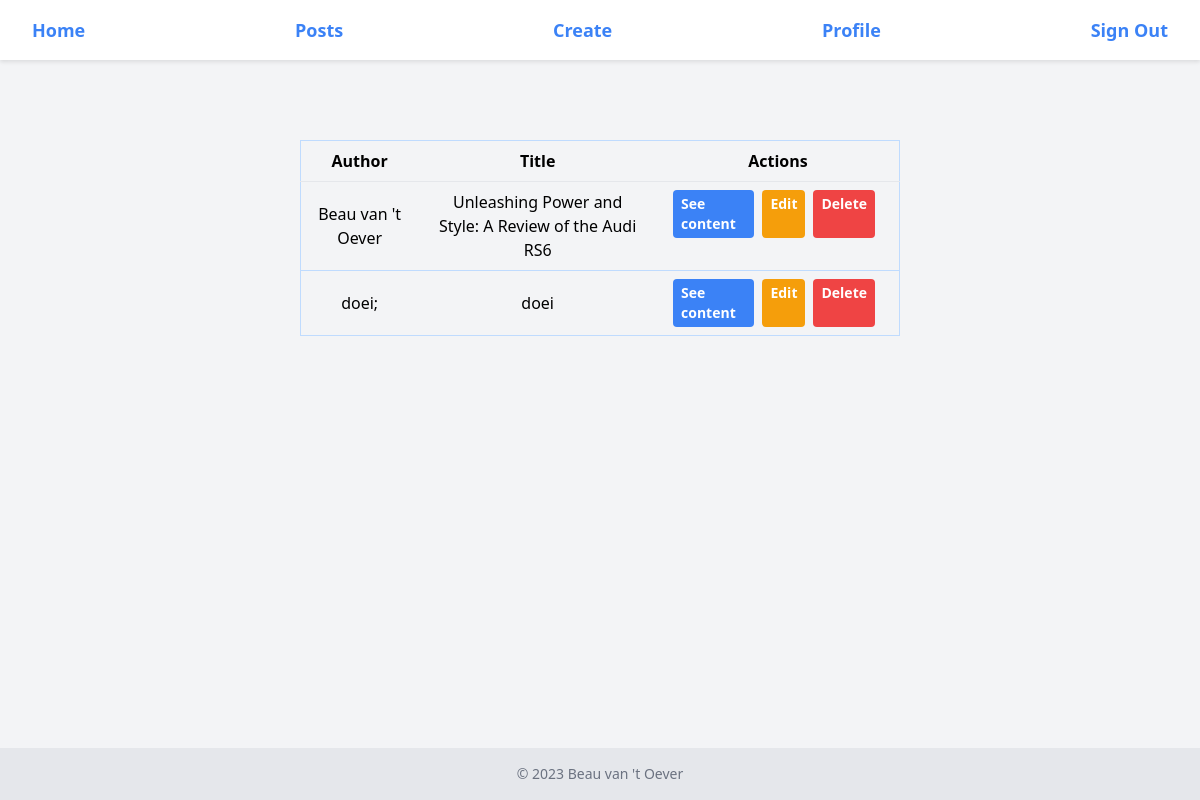
Screenshot of /index.php?controller=posts&action=index (signed in) with the database file from the repository.
### tables this page shows
CREATE TABLE `posts` (
  `id` int(11) NOT NULL,
  `author` varchar(255) NOT NULL,
  `content` text NOT NULL,
  `slug` varchar(255) DEFAULT NULL,
  `title` varchar(255) DEFAULT NULL,
  `created` timestamp NOT NULL DEFAULT CURRENT_TIMESTAMP,
  `updated` timestamp NOT NULL DEFAULT CURRENT_TIMESTAMP ON UPDATE CURRENT_TIMESTAMP
);

### index.php (called while the page is built, shortened)
<?php
if (isset($_GET['controller']) && isset($_GET['action'])) {
    $controller = $_GET['controller'];
    $action = $_GET['action'];
} else {
    $controller = 'pages';
    $action = 'home';
}
require_once('views/layout.php');
?>

### controllers/posts_controller.php (called while the page is built, shortened)
<?php
class PostsController {
    public function index() {
        $posts = Post::all();
        require_once('views/posts/index.php');
    }
}
?>

### models/post.php (called while the page is built, shortened)
<?php
class Post {
    public function __construct($id, $title, $slug, $created, $author, $content) {
        $this->id = $id;
        $this->title = $title;
        $this->author = $author;
    }
    public static function all() {
        $list = [];
        $db = Db::getInstance();
        $req = $db->query('SELECT * FROM posts');
        foreach ($req->fetchAll() as $post) {
            $list[] = new Post($post['id'], $post['title'], $post['slug'], $post['created'], $post['author'], $post['content']);
        }
        return $list;
    }
}

### views/posts/index.php (the view, shortened to what this page needs)
<div class="flex justify-center items-start pt-20">
    <div class="w-3/4 sm:w-1/2">
        <div class="overflow-x-auto">
            <table class="w-full table-auto border border-blue-200">
                <thead>
                    <tr>
                        <th class="py-2 px-4 border-b text-center">Author</th>
                        <th class="py-2 px-4 border-b text-center">Title</th>
                        <th class="py-2 px-4 border-b text-center">Actions</th>
                    </tr>
                </thead>
                <tbody>
                    <?php foreach ($posts as $post) { ?>
                        <tr class="border-b border-blue-200">
                            <td class="py-2 px-4 text-center"><?php echo $post->author; ?></td>
                            <td class="py-2 px-4 text-center"><?php echo $post->title; ?></td>
                            <td class="py-2 px-4 flex justify-center">
                                <a href="index.php?controller=posts&action=show&id=<?php echo $post->id; ?>" class="bg-blue-500 hover:bg-blue-600 text-white font-bold py-1 px-2 rounded text-sm mr-2">See content</a>
                                <a href="index.php?controller=posts&action=update&id=<?php echo $post->id; ?>" class="bg-yellow-500 hover:bg-yellow-600 text-white font-bold py-1 px-2 rounded text-sm mr-2">Edit</a>
                                <a href="index.php?controller=posts&action=delete&id=<?php echo $post->id; ?>" class="bg-red-500 hover:bg-red-600 text-white font-bold py-1 px-2 rounded text-sm mr-2 delete-button">Delete</a>
                            </td>
                        </tr>
                    <?php } ?>
                </tbody>
            </table>
        </div>
    </div>
</div>

### views/layout.php (shortened to what this page needs)
<!DOCTYPE html>
<html>
<head>
    <link href="https://cdn.jsdelivr.net/npm/tailwindcss@2.2.19/dist/tailwind.min.css" rel="stylesheet">
    <link rel="stylesheet" href="layout.css">
</head>
<body class="bg-gray-100">
    <header class="header py-4 px-8">
        <nav class="flex justify-between items-center">
            <a href="index.php" class="text-lg font-semibold text-blue-500 hover:underline">Home</a>
            <?php if ($_SESSION['loggedIn']): ?>
                <a href="?controller=posts&action=index" class="ml-4 text-lg font-semibold text-blue-500 hover:underline">Posts</a>
                <a href="?controller=posts&action=create" class="ml-4 text-lg font-semibold text-blue-500 hover:underline">Create</a>
                <a href="?controller=user&action=showProfile" class="ml-4 text-lg font-semibold text-blue-500 hover:underline">Profile</a>
                <a href="?controller=user&action=signOut" class="ml-4 text-lg font-semibold text-blue-500 hover:underline">Sign Out</a>
            <?php endif; ?>
        </nav>
    </header>
    <main class="flex-grow">
        <?php require_once('routes.php'); ?>
    </main>
    <footer class="bg-gray-200 py-4 px-8 text-center text-gray-500 text-sm sticky bottom-0">
        &copy; <?php echo date("Y"); ?> Beau van 't Oever
    </footer>
</body>
</html>

### routes.php (shortened to what this page needs)
<?php
function call($controller, $action) {
    switch ($controller) {
        case 'posts':
            require_once('models/post.php');
            $controller = new PostsController();
            break;
    }
    $controller->{$action}();
}
$controllers = array(
    'pages' => ['home', 'error'],
    'posts' => ['index', 'show', 'update', 'delete', 'create', 'createPost'],
    'user' => ['login', 'signIn', 'profile', 'signOut', 'showSignUp', 'signUp', 'register', 'showProfile', 'updateUser']
);
if (array_key_exists($controller, $controllers)) {
    if (in_array($action, $controllers[$controller])) {
        call($controller, $action);
    } else {
        call('pages', 'error');
    }
} else {
    call('pages', 'error');
}
?>

### layout.css (style rules this page uses)
body { min-height: 100vh; display: flex; flex-direction: column; }
.header { background-color: #ffffff; box-shadow: 0 2px 4px rgba(0, 0, 0, 0.1); }

### rows the page displays
posts: author "Beau van 't Oever", title "Unleashing Power and Style: A Review of the Audi RS6"
posts: author "doei;", title "doei"
